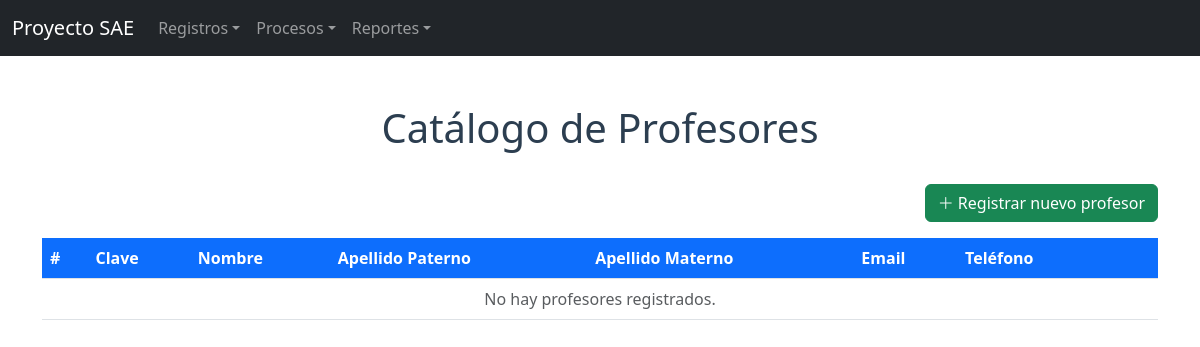
The app's page /proyecto_sae/Cruds/crudprofesores.php, older data.
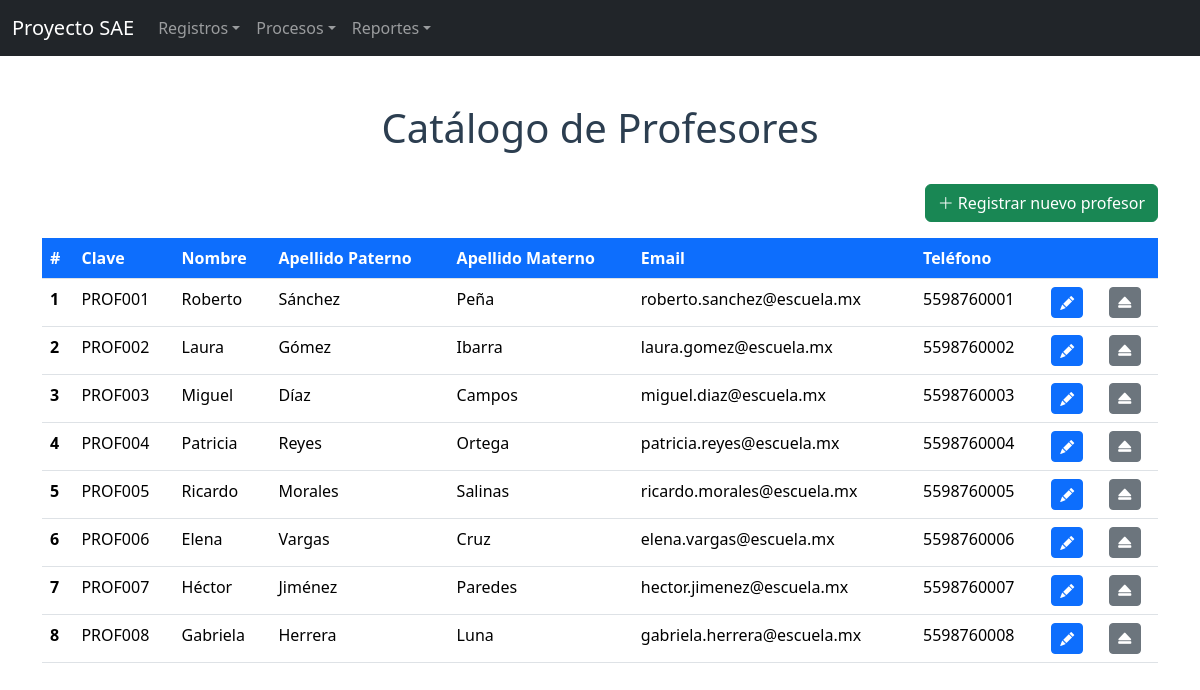
The same page, newer data.
### tables this page shows
CREATE TABLE profesores (
    ID_PROFESORES     INT AUTO_INCREMENT PRIMARY KEY,
    CLAVE             VARCHAR(15) NOT NULL,
    NOMBRE            VARCHAR(30) NOT NULL,
    APELLIDO_PATERNO  VARCHAR(15) NOT NULL,
    APELLIDO_MATERNO  VARCHAR(15) NOT NULL,
    CORREO            VARCHAR(50) NOT NULL,
    TELEFONO          VARCHAR(35) NOT NULL,
    ESTATUS           VARCHAR(4)  NOT NULL DEFAULT 'ALTA'
);

### proyecto_sae/Cruds/conexion.php (called while the page is built, shortened)
<?php
$base = preg_replace('#/(Cruds|formularios)/.*$#i', '', $_SERVER['SCRIPT_NAME']);
$servidor = "localhost";
$usuario  = "root";
$password = "";
$base_datos = "proyecto_sae";
$conexion = new mysqli($servidor, $usuario, $password, $base_datos);
$conexion->set_charset("utf8mb4");
return $conexion;

### proyecto_sae/Cruds/crudprofesores.php (the view, shortened to what this page needs)
<?php
$mysqli = include "conexion.php";
$resultado = $mysqli->query("SELECT ID_PROFESORES AS idprof, CLAVE AS clave, NOMBRE AS nombre, APELLIDO_PATERNO AS apaterno, APELLIDO_MATERNO AS amaterno, CORREO AS correo, TELEFONO AS telefono FROM profesores WHERE ESTATUS = 'ALTA'");
$profesores = $resultado->fetch_all(MYSQLI_ASSOC);
?>
<!DOCTYPE html>
<html lang="es">
<head>
    <link href="<?= $base ?>/assets/css/bootstrap.min.css" rel="stylesheet">
    <link rel="stylesheet" href="<?= $base ?>/assets/css/bootstrap-icons.css">
</head>
<body>
<?php include __DIR__ . "/../NavBar/navbar.php"; ?>
<div class="container">
    <br><br>
    <h1 align="center">Catálogo de Profesores</h1>
    <br>
    <div class="d-flex justify-content-end mb-3">
        <a href="<?= $base ?>/formularios/alta/Formulario_Profesores.php" class="btn btn-success">
            <i class="bi bi-plus-lg"></i> Registrar nuevo profesor
        </a>
    </div>
    <table class="table">
        <thead class="thead-dark">
            <tr>
                <th scope="col">#</th>
                <th scope="col">Clave</th>
                <th scope="col">Nombre</th>
                <th scope="col">Apellido Paterno</th>
                <th scope="col">Apellido Materno</th>
                <th scope="col">Email</th>
                <th scope="col">Teléfono</th>
                <th scope="col"></th>
                <th scope="col"></th>
            </tr>
        </thead>
        <tbody>
<?php if (count($profesores) === 0) { ?>
            <tr>
                <td colspan="9" class="text-center text-muted">No hay profesores registrados.</td>
            </tr>
<?php } ?>
<?php foreach ($profesores as $profesor) { ?>
            <tr>
                <th scope="row"><?php echo $profesor["idprof"]; ?></th>
                <td><?php echo htmlspecialchars($profesor["clave"]); ?></td>
                <td><?php echo htmlspecialchars($profesor["nombre"]); ?></td>
                <td><?php echo htmlspecialchars($profesor["apaterno"]); ?></td>
                <td><?php echo htmlspecialchars($profesor["amaterno"]); ?></td>
                <td><?php echo htmlspecialchars($profesor["correo"]); ?></td>
                <td><?php echo htmlspecialchars($profesor["telefono"]); ?></td>
                <td>
                    <a href="<?= $base ?>/formularios/modificar/Modificar_Profesores.php?id=<?php echo $profesor["idprof"]; ?>" class="btn btn-sm btn-primary" title="Modificar">
                        <i class="bi bi-pencil-fill"></i>
                    </a>
                </td>
                <td>
                    <a href="crudprofesores.php?baja=<?php echo $profesor["idprof"]; ?>" class="btn btn-sm btn-secondary" title="Baja" onclick="return confirm('¿Dar de baja este profesor?');">
                        <i class="bi bi-eject-fill"></i>
                    </a>
                </td>
            </tr>
<?php } ?>
        </tbody>
    </table>
</div>
</body>
</html>

Row changes from the older to the newer data that the page shows:
added profesores: ID_PROFESORES "1", CLAVE "PROF001", NOMBRE "Roberto", APELLIDO_PATERNO "Sánchez", APELLIDO_MATERNO "Peña", CORREO "roberto.sanchez@escuela.mx", TELEFONO "5598760001"
added profesores: ID_PROFESORES "2", CLAVE "PROF002", NOMBRE "Laura", APELLIDO_PATERNO "Gómez", APELLIDO_MATERNO "Ibarra", CORREO "laura.gomez@escuela.mx", TELEFONO "5598760002"
added profesores: ID_PROFESORES "3", CLAVE "PROF003", NOMBRE "Miguel", APELLIDO_PATERNO "Díaz", APELLIDO_MATERNO "Campos", CORREO "miguel.diaz@escuela.mx", TELEFONO "5598760003"
added profesores: ID_PROFESORES "4", CLAVE "PROF004", NOMBRE "Patricia", APELLIDO_PATERNO "Reyes", APELLIDO_MATERNO "Ortega", CORREO "patricia.reyes@escuela.mx", TELEFONO "5598760004"
added profesores: ID_PROFESORES "5", CLAVE "PROF005", NOMBRE "Ricardo", APELLIDO_PATERNO "Morales", APELLIDO_MATERNO "Salinas", CORREO "ricardo.morales@escuela.mx", TELEFONO "5598760005"
added profesores: ID_PROFESORES "6", CLAVE "PROF006", NOMBRE "Elena", APELLIDO_PATERNO "Vargas", APELLIDO_MATERNO "Cruz", CORREO "elena.vargas@escuela.mx", TELEFONO "5598760006"
added profesores: ID_PROFESORES "7", CLAVE "PROF007", NOMBRE "Héctor", APELLIDO_PATERNO "Jiménez", APELLIDO_MATERNO "Paredes", CORREO "hector.jimenez@escuela.mx", TELEFONO "5598760007"
added profesores: ID_PROFESORES "8", CLAVE "PROF008", NOMBRE "Gabriela", APELLIDO_PATERNO "Herrera", APELLIDO_MATERNO "Luna", CORREO "gabriela.herrera@escuela.mx", TELEFONO "5598760008"
Text that changed along with them:
text no longer shown: "No hay profesores registrados."
